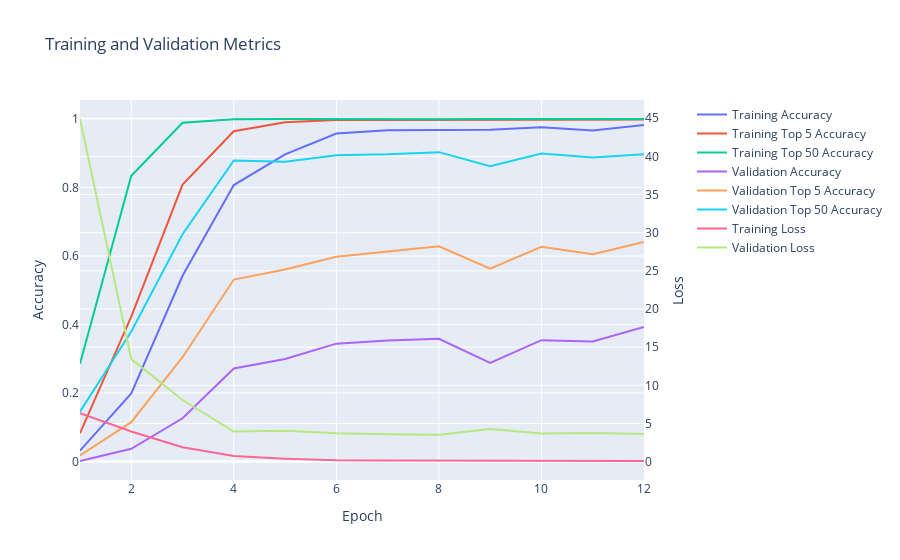

Source (notebook cell):
### Code cell
softmax_similarity_model.display_training_history()

### Figure 1 — Plotly figure (JSON) as saved in the notebook; plotly's stock layout.template omitted (floating-point values rounded to 4 significant figures)
{"data": [{"mode": "lines", "name": "Training Accuracy", "type": "scatter", "x": [1, 2, 3, 4, 5, 6, 7, 8, 9, 10, 11, 12], "xaxis": "x", "y": [0.03152, 0.1987, 0.5422, 0.8071, 0.8968, 0.9573, 0.9672, 0.9672, 0.9688, 0.9758, 0.9663, 0.9822, 0.986], "yaxis": "y"}, {"mode": "lines", "name": "Training Top 5 Accuracy", "type": "scatter", "x": [1, 2, 3, 4, 5, 6, 7, 8, 9, 10, 11, 12], "xaxis": "x", "y": [0.08246, 0.4228, 0.8083, 0.9643, 0.9908, 0.9971, 0.9971, 0.9978, 0.9987, 0.9978, 0.9975, 0.9987, 0.9984], "yaxis": "y"}, {"mode": "lines", "name": "Training Top 50 Accuracy", "type": "scatter", "x": [1, 2, 3, 4, 5, 6, 7, 8, 9, 10, 11, 12], "xaxis": "x", "y": [0.2853, 0.8344, 0.9889, 0.9994, 1.0, 0.9994, 0.9997, 0.9994, 1.0, 1.0, 0.9997, 1.0, 1.0], "yaxis": "y"}, {"mode": "lines", "name": "Validation Accuracy", "type": "scatter", "x": [1, 2, 3, 4, 5, 6, 7, 8, 9, 10, 11, 12], "xaxis": "x", "y": [0.001274, 0.03694, 0.1261, 0.2713, 0.2994, 0.3439, 0.3529, 0.358, 0.2879, 0.3541, 0.3503, 0.3924, 0.3822], "yaxis": "y"}, {"mode": "lines", "name": "Validation Top 5 Accuracy", "type": "scatter", "x": [1, 2, 3, 4, 5, 6, 7, 8, 9, 10, 11, 12], "xaxis": "x", "y": [0.01783, 0.1146, 0.3045, 0.5312, 0.5605, 0.5975, 0.6127, 0.628, 0.5631, 0.6268, 0.6051, 0.6408, 0.6471], "yaxis": "y"}, {"mode": "lines", "name": "Validation Top 50 Accuracy", "type": "scatter", "x": [1, 2, 3, 4, 5, 6, 7, 8, 9, 10, 11, 12], "xaxis": "x", "y": [0.1452, 0.3796, 0.6637, 0.879, 0.8752, 0.8943, 0.8968, 0.9032, 0.8624, 0.8994, 0.8879, 0.8968, 0.9146], "yaxis": "y"}, {"mode": "lines", "name": "Training Loss", "type": "scatter", "x": [1, 2, 3, 4, 5, 6, 7, 8, 9, 10, 11, 12], "xaxis": "x", "y": [6.328, 3.938, 1.879, 0.739, 0.3862, 0.1764, 0.154, 0.1341, 0.1217, 0.09283, 0.1217, 0.07766, 0.05538], "yaxis": "y2"}, {"mode": "lines", "name": "Validation Loss", "type": "scatter", "x": [1, 2, 3, 4, 5, 6, 7, 8, 9, 10, 11, 12], "xaxis": "x", "y": [44.9, 13.43, 8.075, 3.939, 4.046, 3.706, 3.586, 3.523, 4.272, 3.694, 3.742, 3.61, 3.547], "yaxis": "y2"}], "layout": {"title": {"text": "Training and Validation Metrics"}, "xaxis": {"anchor": "y", "domain": [0.0, 0.94], "title": {"text": "Epoch"}}, "yaxis": {"anchor": "x", "domain": [0.0, 1.0], "title": {"text": "Accuracy"}}, "yaxis2": {"anchor": "x", "overlaying": "y", "side": "right", "title": {"text": "Loss"}}}}
